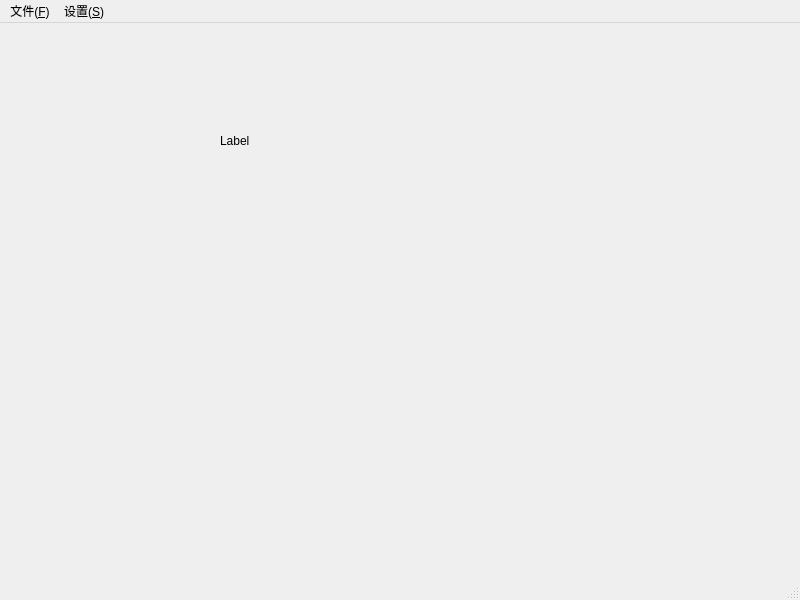
<?xml version="1.0" encoding="UTF-8"?>
<ui version="4.0">
 <class>MyMainWindow</class>
 <widget class="QMainWindow" name="MyMainWindow">
  <property name="geometry">
   <rect>
    <x>0</x>
    <y>0</y>
    <width>800</width>
    <height>600</height>
   </rect>
  </property>
  <property name="windowTitle">
   <string>养猪模拟器</string>
  </property>
  <widget class="QWidget" name="centralwidget">
   <widget class="QLabel" name="label">
    <property name="geometry">
     <rect>
      <x>220</x>
      <y>110</y>
      <width>72</width>
      <height>15</height>
     </rect>
    </property>
    <property name="text">
     <string>Label</string>
    </property>
   </widget>
  </widget>
  <widget class="QMenuBar" name="menubar">
   <property name="geometry">
    <rect>
     <x>0</x>
     <y>0</y>
     <width>800</width>
     <height>26</height>
    </rect>
   </property>
   <widget class="QMenu" name="menufile">
    <property name="title">
     <string>文件(&amp;F)</string>
    </property>
    <addaction name="actionnew"/>
    <addaction name="actionopen"/>
    <addaction name="actionsave"/>
    <addaction name="actionquit"/>
   </widget>
   <widget class="QMenu" name="menushezhi">
    <property name="title">
     <string>设置(&amp;S)</string>
    </property>
   </widget>
   <addaction name="menufile"/>
   <addaction name="menushezhi"/>
  </widget>
  <widget class="QStatusBar" name="statusbar"/>
  <action name="actionnew">
   <property name="text">
    <string>新开存档(&amp;N)</string>
   </property>
  </action>
  <action name="actionopen">
   <property name="text">
    <string>打开存档(&amp;O)</string>
   </property>
  </action>
  <action name="actionsave">
   <property name="text">
    <string>储存存档(&amp;S)</string>
   </property>
  </action>
  <action name="actionquit">
   <property name="text">
    <string>退出(&amp;Q)</string>
   </property>
  </action>
 </widget>
 <resources/>
 <connections/>
</ui>
